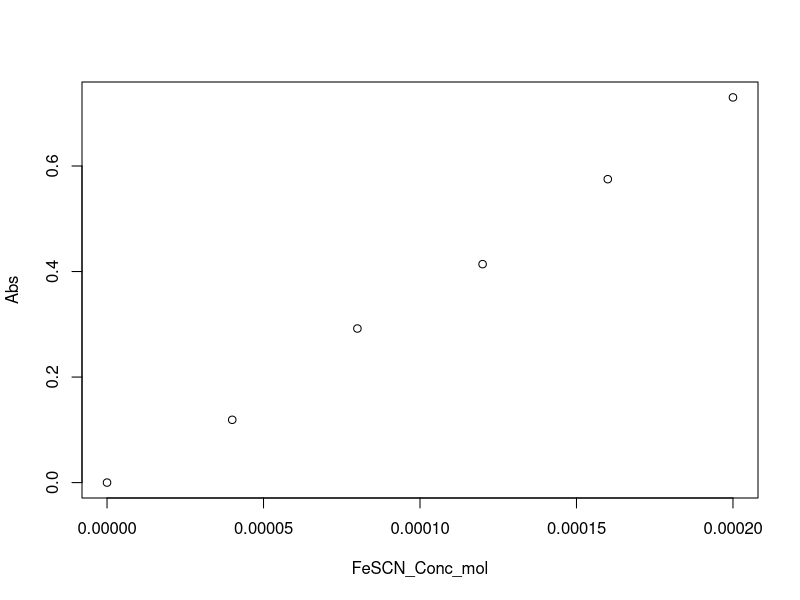

Here is the R script that generated this plot:
## ---- chunk 1
knitr::opts_chunk$set(echo = TRUE)
## ---- chunk 2
summary(cars)
## ---- chunk 3
#use the pound symbol to add any comments you need to. Here, we use it to give you instructions on what to do. 

#find the file name of the data file under the data subfolder using the bottom right navigation panel.
#fill in the blank in the command below to import the data.

calibFeSCN <- read.csv("data/CalibFeSCN20190725.csv")

#after adding the file name, you can use the Run button on the above right of this window to test the command.
#If it's successful, you should see the upper right panel has a new varaiable imported as calibFeSCN
#Click on that variable to take a look. 

## ---- chunk 4
#add the variable name to the plot function below.
plot(calibFeSCN)



